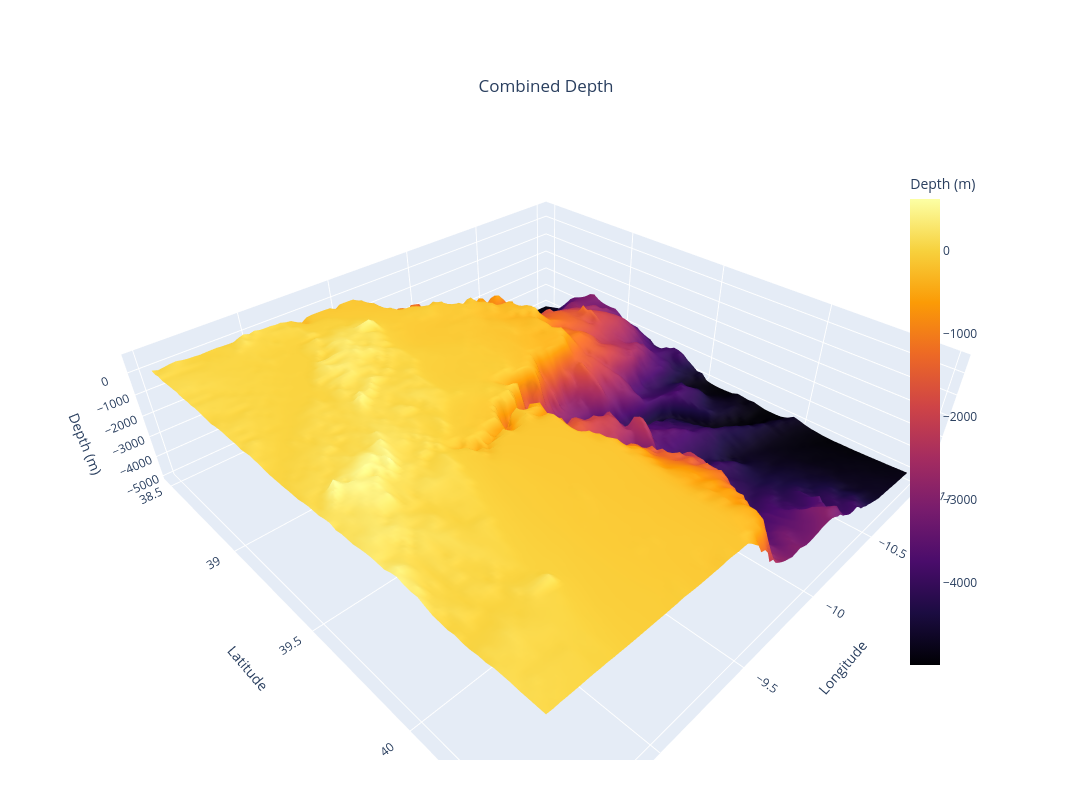

Notebook source saved alongside this figure:
### Code cell
import xarray as xr
import numpy as np
import plotly.graph_objects as go

file_path = "dAtA/cmems_GEBCO_resampled1.nc"

try:
    ds_combined = xr.open_dataset(file_path)
except FileNotFoundError:
    print(f"Error: The file was not found at '{file_path}'")
    print("Please make sure the file path is correct.")
    exit()


lat = ds_combined['latitude'].values
lon = ds_combined['longitude'].values
depth = ds_combined['deptho'].values


lon_grid, lat_grid = np.meshgrid(lon, lat)

# if 'mask' in ds_combined:
#     mask = ds_combined['mask'].values
#     # Ensure mask has the same dimensions as depth before applying
#     if mask.shape == depth.shape:
#         depth = np.where(mask == 1, depth, np.nan)
#     else:
#         print("Warning: Mask shape does not match depth shape. Mask will not be applied.")

surface_trace = go.Surface(
    x=lon_grid,
    y=lat_grid,
    z=-depth,
    colorscale='inferno',
    connectgaps=False,  # Important for handling the land mask (NaNs)
    colorbar=dict(
        title='Depth (m)',
        len=0.75,
        x=0.85
    )
)
fig = go.Figure(data=[surface_trace])
fig.update_layout(
    height=800,
    width=1600,
    title={
        'text': 'Combined Depth',
        'y':0.9,
        'x':0.5,
        'xanchor': 'center',
        'yanchor': 'top'
    },
    scene=dict(
        xaxis_title='Longitude',
        yaxis_title='Latitude',
        zaxis_title='Depth (m)',
        # Set aspect ratio to make the plot look more natural
        aspectratio=dict(x=1.5, y=1.5, z=0.4)
    ),
    margin=dict(l=40, r=40, b=40, t=80) # Adjust margins
)

fig.show()

### Figure 1 — Plotly figure (JSON) as saved in the notebook; plotly's stock layout.template omitted (floating-point values rounded to 4 significant figures; data arrays with more than 128 entries replaced by an {"elided": "..."} marker saying what was removed)
{"data": [{"colorbar": {"len": 0.75, "title": {"text": "Depth (m)"}, "x": 0.85}, "colorscale": [[0, "#000004"], [0.1111, "#1b0c41"], [0.2222, "#4a0c6b"], [0.3333, "#781c6d"], [0.4444, "#a52c60"], [0.5556, "#cf4446"], [0.6667, "#ed6925"], [0.7778, "#fb9b06"], [0.8889, "#f7d13d"], [1, "#fcffa4"]], "connectgaps": false, "type": "surface", "x": {"elided": "72x90 float values"}, "y": {"elided": "72x90 float values"}, "z": {"elided": "72x90 float values"}}], "layout": {"height": 800, "margin": {"b": 40, "l": 40, "r": 40, "t": 80}, "scene": {"aspectratio": {"x": 1.5, "y": 1.5, "z": 0.4}, "xaxis": {"title": {"text": "Longitude"}}, "yaxis": {"title": {"text": "Latitude"}}, "zaxis": {"title": {"text": "Depth (m)"}}}, "title": {"text": "Combined Depth", "x": 0.5, "xanchor": "center", "y": 0.9, "yanchor": "top"}, "width": 1600}}
